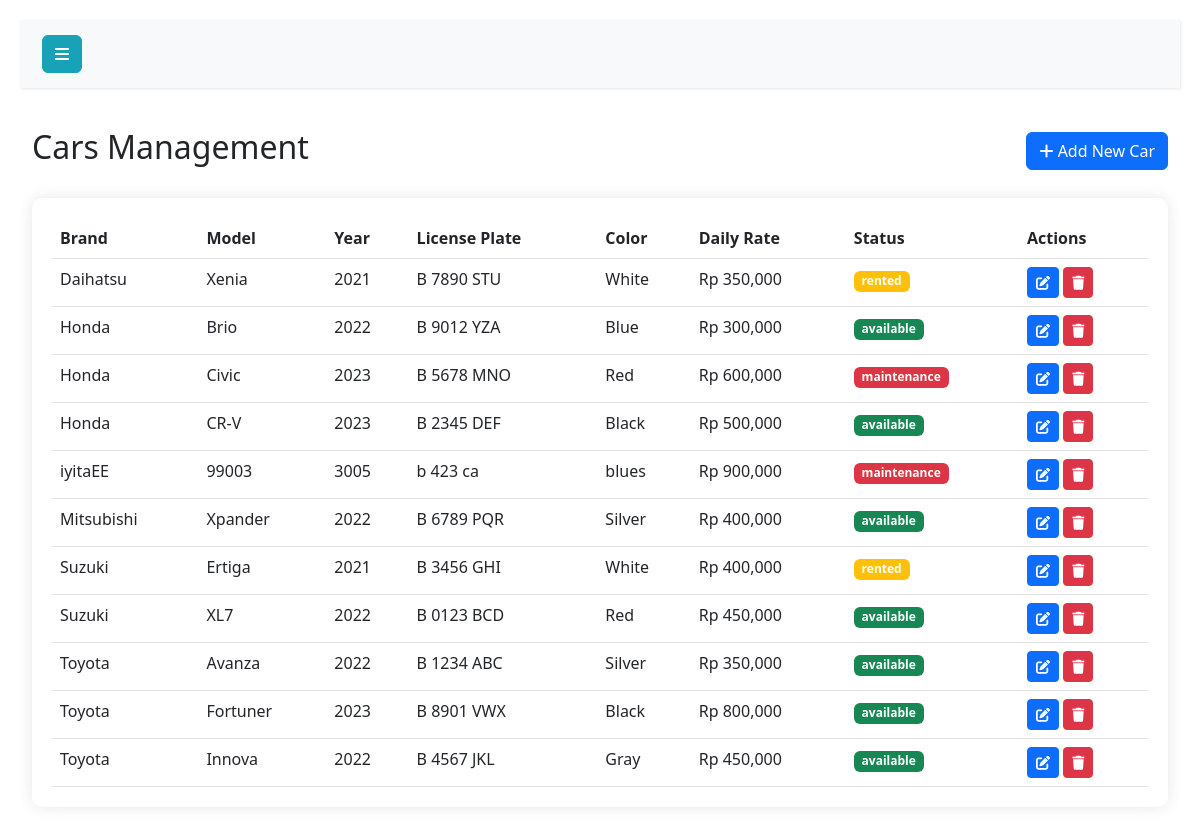
/admin/cars.php (signed in), run on the app's committed database.
### tables this page shows
CREATE TABLE `cars` (
  `id` int(11) NOT NULL,
  `brand` varchar(50) NOT NULL,
  `model` varchar(50) NOT NULL,
  `year` int(11) NOT NULL,
  `license_plate` varchar(20) NOT NULL,
  `color` varchar(30) NOT NULL,
  `daily_rate` decimal(10,2) NOT NULL,
  `description` text DEFAULT NULL,
  `image` varchar(255) DEFAULT 'default.jpg',
  `features` text DEFAULT NULL,
  `transmission` enum('Manual','Automatic') NOT NULL,
  `fuel_type` enum('Petrol','Diesel','Electric','Hybrid') NOT NULL,
  `seats` int(11) NOT NULL,
  `status` enum('available','rented','maintenance') DEFAULT 'available',
  `created_at` timestamp NOT NULL DEFAULT current_timestamp()
);

### admin/cars.php (the view, shortened to what this page needs)
<!DOCTYPE html>
<html lang="en">
<head>
    <link href="https://cdn.jsdelivr.net/npm/bootstrap@5.3.0/dist/css/bootstrap.min.css" rel="stylesheet">
    <link href="https://cdnjs.cloudflare.com/ajax/libs/font-awesome/6.0.0/css/all.min.css" rel="stylesheet">
    <link href="../assets/css/style.css" rel="stylesheet">
</head>
<body>
    <div class="wrapper">
        <div id="content">
            <nav class="navbar navbar-expand-lg navbar-light bg-light">
                <div class="container-fluid">
                    <button type="button" id="sidebarCollapse" class="btn btn-info">
                        <i class="fas fa-bars"></i>
                    </button>
                </div>
            </nav>
            <div class="container-fluid">
                <div class="d-flex justify-content-between align-items-center mb-4">
                    <h2>Cars Management</h2>
                    <button type="button" class="btn btn-primary" data-bs-toggle="modal" data-bs-target="#addCarModal">
                        <i class="fas fa-plus"></i> Add New Car
                    </button>
                </div>
                <div class="card">
                    <div class="card-body">
                        <div class="table-responsive">
                            <table class="table table-hover">
                                <thead>
                                    <tr>
                                        <th>Brand</th>
                                        <th>Model</th>
                                        <th>Year</th>
                                        <th>License Plate</th>
                                        <th>Color</th>
                                        <th>Daily Rate</th>
                                        <th>Status</th>
                                        <th>Actions</th>
                                    </tr>
                                </thead>
                                <tbody>
                                    <?php
                                    $query = "SELECT * FROM cars ORDER BY brand, model";
                                    $result = mysqli_query($conn, $query);
                                    while ($car = mysqli_fetch_assoc($result)):
                                    ?>
                                    <tr>
                                        <td><?php echo $car['brand']; ?></td>
                                        <td><?php echo $car['model']; ?></td>
                                        <td><?php echo $car['year']; ?></td>
                                        <td><?php echo $car['license_plate']; ?></td>
                                        <td><?php echo $car['color']; ?></td>
                                        <td>Rp <?php echo number_format($car['daily_rate']); ?></td>
                                        <td>
                                            <span class="badge bg-<?php
                                                echo $car['status'] == 'available' ? 'success' :
                                                    ($car['status'] == 'rented' ? 'warning' : 'danger');
                                            ?>">
                                                <?php echo $car['status']; ?>
                                            </span>
                                        </td>
                                        <td>
                                            <button type="button" class="btn btn-sm btn-primary" data-bs-toggle="modal"
                                                    data-bs-target="#editCarModal<?php echo $car['id']; ?>">
                                                <i class="fas fa-edit"></i>
                                            </button>
                                            <button type="button" class="btn btn-sm btn-danger" data-bs-toggle="modal"
                                                    data-bs-target="#deleteCarModal<?php echo $car['id']; ?>">
                                                <i class="fas fa-trash"></i>
                                            </button>
                                        </td>
                                    </tr>
                                    <?php endwhile; ?>
                                </tbody>
                            </table>
                        </div>
                    </div>
                </div>
            </div>
        </div>
    </div>
</body>
</html>

### assets/css/style.css (style rules this page uses)
.wrapper { display: flex; width: 100%; }
#content { width: 100%; padding: 20px; min-height: 100vh; transition: all 0.3s; }
.navbar { padding: 15px 10px; background: #fff; border: none; border-radius: 0; margin-bottom: 40px; box-shadow: 1px 1px 3px rgba(0, 0, 0, 0.1); }
.card { border: none; border-radius: 10px; box-shadow: 0 0 15px rgba(0, 0, 0, 0.1); margin-bottom: 20px; }
.card-body { padding: 20px; }
.table { margin-bottom: 0; }
.table th { border-top: none; font-weight: 600; }
.btn-info { color: #fff; background-color: #17a2b8; border-color: #17a2b8; }

### data on the page
cars: brand "Daihatsu", model "Xenia", year "2021", license_plate "B 7890 STU", color "White", daily_rate "350,000", status "rented"
cars: brand "Honda", model "Brio", year "2022", license_plate "B 9012 YZA", color "Blue", daily_rate "300,000", status "available"
cars: brand "Honda", model "Civic", year "2023", license_plate "B 5678 MNO", color "Red", daily_rate "600,000", status "maintenance"
cars: brand "Honda", model "CR-V", year "2023", license_plate "B 2345 DEF", color "Black", daily_rate "500,000", status "available"
cars: brand "iyitaEE", model "99003", year "3005", license_plate "b 423 ca", color "blues", daily_rate "900,000", status "maintenance"
cars: brand "Mitsubishi", model "Xpander", year "2022", license_plate "B 6789 PQR", color "Silver", daily_rate "400,000", status "available"
cars: brand "Suzuki", model "Ertiga", year "2021", license_plate "B 3456 GHI", color "White", daily_rate "400,000", status "rented"
cars: brand "Suzuki", model "XL7", year "2022", license_plate "B 0123 BCD", color "Red", daily_rate "450,000", status "available"
cars: brand "Toyota", model "Avanza", year "2022", license_plate "B 1234 ABC", color "Silver", daily_rate "350,000", status "available"
cars: brand "Toyota", model "Fortuner", year "2023", license_plate "B 8901 VWX", color "Black", daily_rate "800,000", status "available"
cars: brand "Toyota", model "Innova", year "2022", license_plate "B 4567 JKL", color "Gray", daily_rate "450,000", status "available"
